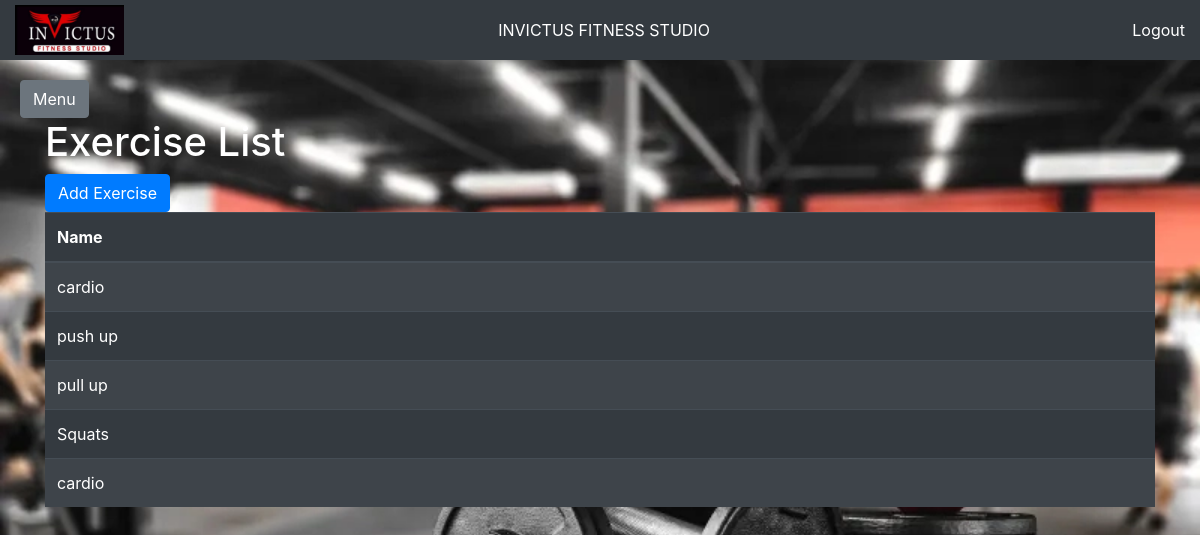
The page /exercise_list/ on the database its author committed.
### workout_setup/models.py (models this page shows, shortened)
class Exercise(models.Model):
    name = models.CharField(max_length=100)

### workout_setup/views.py (the view)
# urls.py: path('exercise_list/', views.exercise_list, name='exercise_list'),
def exercise_list(request):
    exercises = Exercise.objects.all()
    return render(request, 'workout/exercise_list.html', {'exercises': exercises})

### main/templates/workout/exercise_list.html
{% extends "base.html" %} {% block content %}
<div class="container">
    <h1 class="text-white">Exercise List</h1>
    <a href="{% url 'exercise_create' %}" class="btn btn-primary text-white">Add Exercise</a>
    <table class="table table-striped table-dark">
        <thead>
        <tr>
            <th>Name</th>
        </tr>
        </thead>
        <tbody>
        {% for exercise in exercises %}
        <tr>
            <td>{{ exercise.name }}</td>
        </tr>
        {% endfor %}
        </tbody>
    </table>
</div>
{% endblock %}

### rows shown on the page
Exercise: name "cardio"
Exercise: name "push up"
Exercise: name "pull up"
Exercise: name "Squats"
Exercise: name "cardio"
